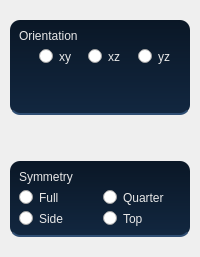
              <widget class="QWidget" name="page_2d">
               <property name="styleSheet">
                <string notr="true">QWidget#page_2d
{
background-color: rgb(39, 60, 84);
color:rgb(255, 68, 0);
border-style:outset;
border-width:3px;
border-color: rgb(16,26,38);
}</string>
               </property>
               <layout class="QVBoxLayout" name="verticalLayout_3">
                <property name="leftMargin">
                 <number>10</number>
                </property>
                <property name="topMargin">
                 <number>20</number>
                </property>
                <property name="rightMargin">
                 <number>10</number>
                </property>
                <property name="bottomMargin">
                 <number>20</number>
                </property>
                <item>
                 <widget class="QFrame" name="frame_11">
                  <property name="styleSheet">
                   <string notr="true">QFrame#frame_11
{
border-style:outset;
border-bottom-width:2px;
border-radius:10px;
border-color: rgb(47, 78, 115);
background-color: qlineargradient(spread:pad, x1:0, y1:1, x2:0, y2:0, stop:0 rgb(18, 39, 64), stop:1 rgb(10, 23, 38));
}</string>
                  </property>
                  <property name="frameShape">
                   <enum>QFrame::StyledPanel</enum>
                  </property>
                  <property name="frameShadow">
                   <enum>QFrame::Raised</enum>
                  </property>
                  <layout class="QVBoxLayout" name="verticalLayout_2">
                   <item>
                    <widget class="QLabel" name="label_6">
                     <property name="styleSheet">
                      <string notr="true">font: 12pt &quot;Microsoft YaHei UI Light&quot;;
color: rgb(231, 231, 231);</string>
                     </property>
                     <property name="text">
                      <string>Orientation</string>
                     </property>
                    </widget>
                   </item>
                   <item>
                    <layout class="QHBoxLayout" name="horizontalLayout_4">
                     <property name="leftMargin">
                      <number>20</number>
                     </property>
                     <item>
                      <widget class="QRadioButton" name="radio_xy2d">
                       <property name="styleSheet">
                        <string notr="true">QRadioButton{
font: 11pt &quot;Microsoft YaHei UI Light&quot;;
color: rgb(231, 231, 231);}

QRadioButton:indicator:checked{
border-radius:6px;
background-color: qlineargradient(spread:pad, x1:0, y1:1, x2:0, y2:0, stop:0 rgb(53, 156, 230), stop:1 rgb(55, 119, 222));
border: 0.7px solid white;
}</string>
                       </property>
                       <property name="text">
                        <string>xy</string>
                       </property>
                      </widget>
                     </item>
                     <item>
                      <widget class="QRadioButton" name="radio_xz2d">
                       <property name="styleSheet">
                        <string notr="true">QRadioButton{
font: 11pt &quot;Microsoft YaHei UI Light&quot;;
color: rgb(231, 231, 231);}

QRadioButton:indicator:checked{
border-radius:6px;
background-color: qlineargradient(spread:pad, x1:0, y1:1, x2:0, y2:0, stop:0 rgb(53, 156, 230), stop:1 rgb(55, 119, 222));
border: 0.7px solid white;
}</string>
                       </property>
                       <property name="text">
                        <string>xz</string>
                       </property>
                      </widget>
                     </item>
                     <item>
                      <widget class="QRadioButton" name="radio_yz2d">
                       <property name="styleSheet">
                        <string notr="true">QRadioButton{
font: 11pt &quot;Microsoft YaHei UI Light&quot;;
color: rgb(231, 231, 231);}

QRadioButton:indicator:checked{
border-radius:6px;
background-color: qlineargradient(spread:pad, x1:0, y1:1, x2:0, y2:0, stop:0 rgb(53, 156, 230), stop:1 rgb(55, 119, 222));
border: 0.7px solid white;
}</string>
                       </property>
                       <property name="text">
                        <string>yz</string>
                       </property>
                      </widget>
                     </item>
                    </layout>
                   </item>
                   <item>
                    <spacer name="verticalSpacer_2">
                     <property name="orientation">
                      <enum>Qt::Vertical</enum>
                     </property>
                     <property name="sizeHint" stdset="0">
                      <size>
                       <width>20</width>
                       <height>40</height>
                      </size>
                     </property>
                    </spacer>
                   </item>
                  </layout>
                 </widget>
                </item>
                <item>
                 <spacer name="verticalSpacer">
                  <property name="orientation">
                   <enum>Qt::Vertical</enum>
                  </property>
                  <property name="sizeHint" stdset="0">
                   <size>
                    <width>20</width>
                    <height>40</height>
                   </size>
                  </property>
                 </spacer>
                </item>
                <item>
                 <widget class="QFrame" name="frame_12">
                  <property name="styleSheet">
                   <string notr="true">QFrame#frame_12
{
border-style:outset;
border-bottom-width:2px;
border-radius:10px;
border-color: rgb(47, 78, 115);
background-color: qlineargradient(spread:pad, x1:0, y1:1, x2:0, y2:0, stop:0 rgb(18, 39, 64), stop:1 rgb(10, 23, 38));
}</string>
                  </property>
                  <property name="frameShape">
                   <enum>QFrame::StyledPanel</enum>
                  </property>
                  <property name="frameShadow">
                   <enum>QFrame::Raised</enum>
                  </property>
                  <layout class="QVBoxLayout" name="verticalLayout">
                   <item>
                    <widget class="QLabel" name="label_7">
                     <property name="styleSheet">
                      <string notr="true">font: 12pt &quot;Microsoft YaHei UI Light&quot;;
color: rgb(231, 231, 231);</string>
                     </property>
                     <property name="text">
                      <string>Symmetry </string>
                     </property>
                    </widget>
                   </item>
                   <item>
                    <layout class="QHBoxLayout" name="horizontalLayout_5">
                     <item>
                      <widget class="QRadioButton" name="radio_full2d_sym">
                       <property name="styleSheet">
                        <string notr="true">QRadioButton{
font: 11pt &quot;Microsoft YaHei UI Light&quot;;
color: rgb(231, 231, 231);}

QRadioButton:indicator:checked{
border-radius:6px;
background-color: qlineargradient(spread:pad, x1:0, y1:1, x2:0, y2:0, stop:0 rgb(53, 156, 230), stop:1 rgb(55, 119, 222));
border: 0.7px solid white;
}</string>
                       </property>
                       <property name="text">
                        <string>Full</string>
                       </property>
                      </widget>
                     </item>
                     <item>
                      <widget class="QRadioButton" name="radio_2dxyz_sym">
                       <property name="styleSheet">
                        <string notr="true">QRadioButton{
font: 11pt &quot;Microsoft YaHei UI Light&quot;;
color: rgb(231, 231, 231);}

QRadioButton:indicator:checked{
border-radius:6px;
background-color: qlineargradient(spread:pad, x1:0, y1:1, x2:0, y2:0, stop:0 rgb(53, 156, 230), stop:1 rgb(55, 119, 222));
border: 0.7px solid white;
}</string>
                       </property>
                       <property name="text">
                        <string>Quarter</string>
                       </property>
                      </widget>
                     </item>
                    </layout>
                   </item>
                   <item>
                    <layout class="QHBoxLayout" name="horizontalLayout_20">
                     <item>
                      <widget class="QRadioButton" name="radio_2dside_sym">
                       <property name="styleSheet">
                        <string notr="true">QRadioButton{
font: 11pt &quot;Microsoft YaHei UI Light&quot;;
color: rgb(231, 231, 231);}

QRadioButton:indicator:checked{
border-radius:6px;
background-color: qlineargradient(spread:pad, x1:0, y1:1, x2:0, y2:0, stop:0 rgb(53, 156, 230), stop:1 rgb(55, 119, 222));
border: 0.7px solid white;
}</string>
                       </property>
                       <property name="text">
                        <string>Side</string>
                       </property>
                      </widget>
                     </item>
                     <item>
                      <widget class="QRadioButton" name="radio_2dtop_sym">
                       <property name="styleSheet">
                        <string notr="true">QRadioButton{
font: 11pt &quot;Microsoft YaHei UI Light&quot;;
color: rgb(231, 231, 231);}

QRadioButton:indicator:checked{
border-radius:6px;
background-color: qlineargradient(spread:pad, x1:0, y1:1, x2:0, y2:0, stop:0 rgb(53, 156, 230), stop:1 rgb(55, 119, 222));
border: 0.7px solid white;
}</string>
                       </property>
                       <property name="text">
                        <string>Top</string>
                       </property>
                      </widget>
                     </item>
                    </layout>
                   </item>
                  </layout>
                 </widget>
                </item>
               </layout>
              </widget>
